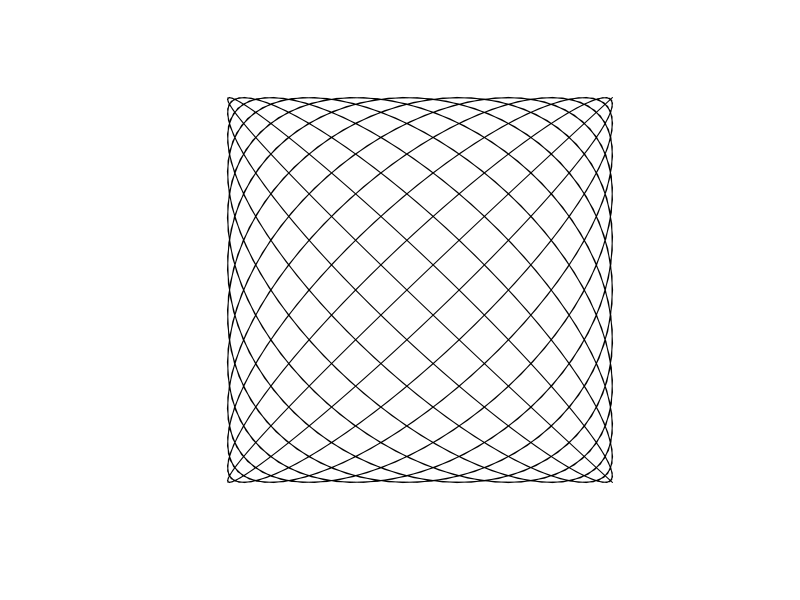
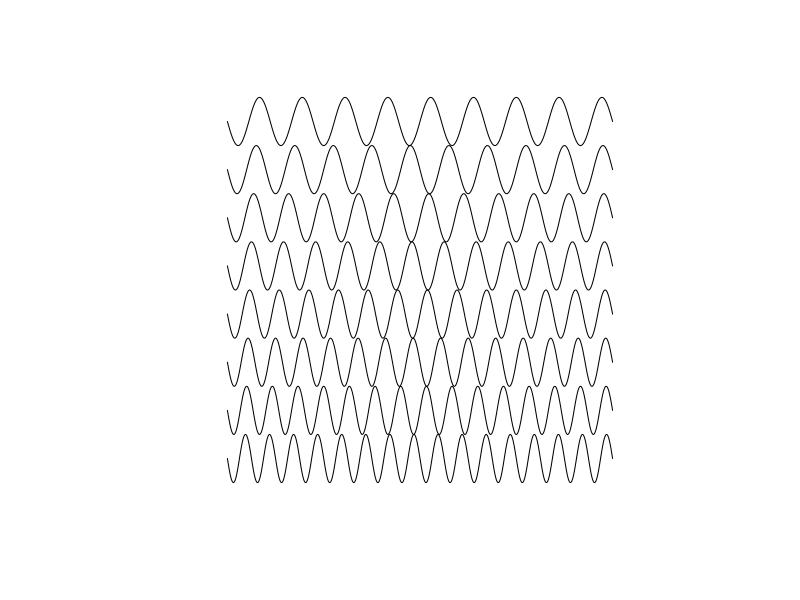

R code for these plots, in order:
## ---- chunk 1
thetas = seq(0,1,length=1000)*48*pi
par(pty='s',ann=F)
plot(cos(thetas),sin(23*thetas/24),typ='l',axes=FALSE,mai=0*c(1,1,1,1))
## ---- chunk 2
dougsSign = function(topBottom,NNN,waves=2*pi,start0=0){
  thetas = seq(0,1,length=NNN)*waves
  wave = (topBottom[1]-topBottom[2]) *( (sin(thetas+start0)+1)/2) + topBottom[2]
  return(cbind(thetas,wave))
}

dY = 1/4
par(pty='s',ann=F)

plot(NULL, xlim=c(0,2*pi),ylim=c(-1,1),axes=F)

start=32
stop = 18
for (i in seq(start,stop,-2)){
  xy = dougsSign((start-i)*dY/2+c(-1,-1+dY),1000,waves=i*pi)
lines(2*xy[,1]/i,xy[,2])
}
